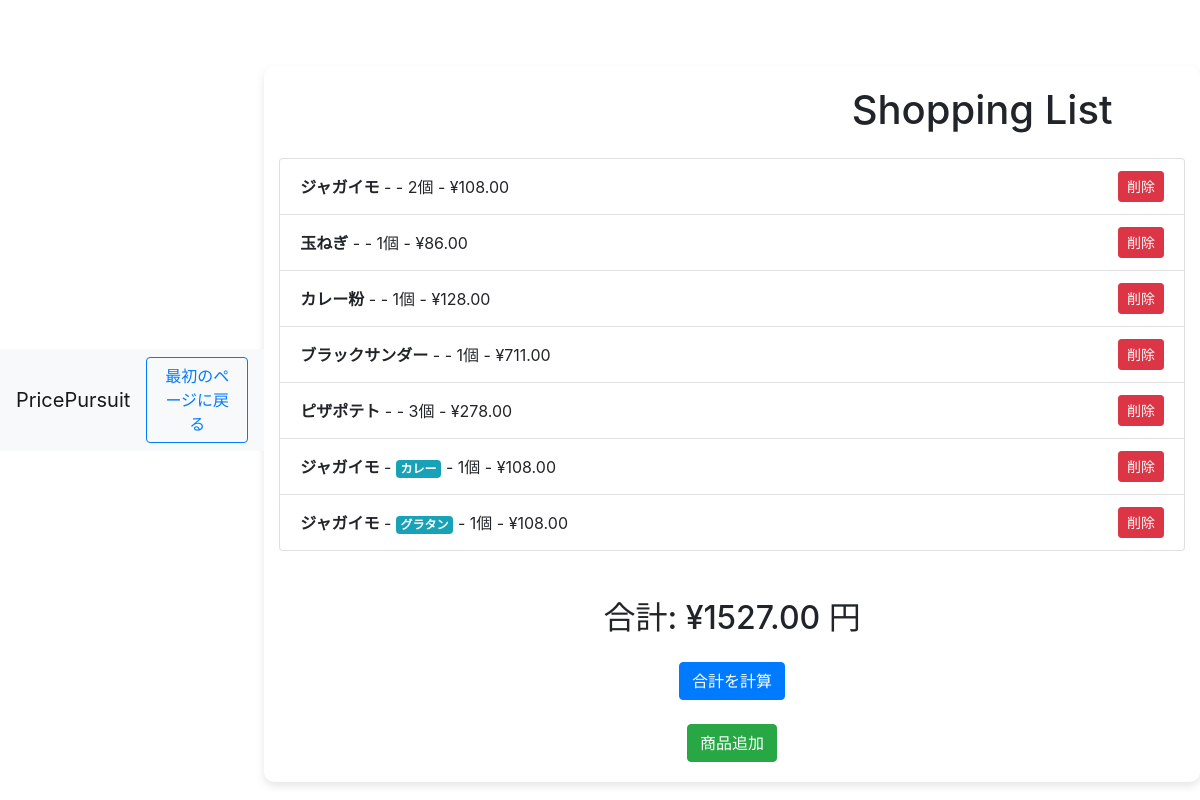
Page /shopping/calculate_total_price/ on the earlier database version.
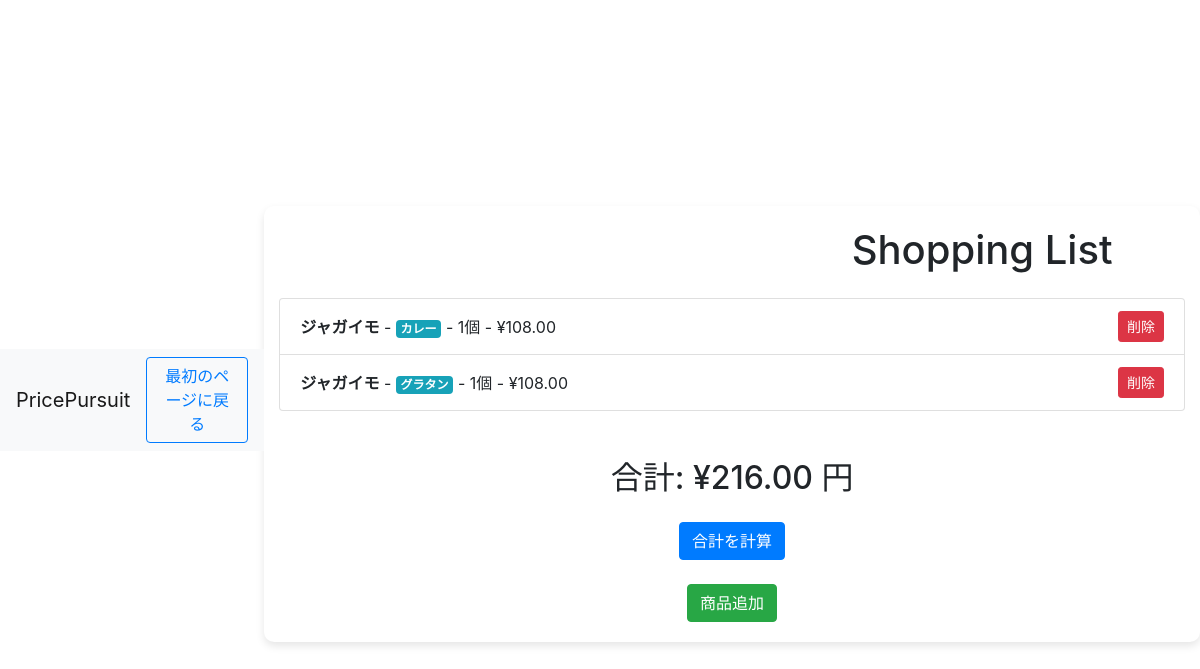
Same page on the later database version.
### todo/models.py (models this page shows, shortened)
class ShoppingItem(models.Model):
    item_name = models.CharField(max_length=100)
    prices = models.DecimalField(max_digits=10, decimal_places=2)
    category = models.ForeignKey(Category, on_delete=models.CASCADE, null=True, blank=True)  # null=True, blank=Trueを追加
    display_on_list = models.BooleanField(default=True)
    quantity = models.PositiveIntegerField(default=1)  # 個数フィールド　複数購入時
    shopping_category = models.ForeignKey(ShoppingCategory, on_delete=models.CASCADE, null=True, blank=True)  # ショッピングカテゴリを追加する

class ShoppingCategory(models.Model):
    name = models.CharField(max_length=100)
    description = models.TextField(blank=True, null=True)  # ショッピングカテゴリの説明

### todo/views.py (the view)
# urls.py: path('shopping/calculate_total_price/', calculate_total_price, name='calculate_total_price'),
def calculate_total_price(request):#計算
    items = ShoppingItem.objects.all()
    total_price = sum(item.prices for item in items)
    return render(request, 'shopping_todo.html', {'items': items, 'total_price': total_price})

### templates/shopping_todo.html (shortened to what this page needs)
<!DOCTYPE html>
<html lang="ja">
<head>
    {% load static %}
    <link rel="stylesheet" href="{% static 'css/styles_shopping.css' %}">
    <link rel="stylesheet" href="https://stackpath.bootstrapcdn.com/bootstrap/4.5.2/css/bootstrap.min.css">
</head>
<body>
    <nav class="navbar navbar-expand-lg navbar-light bg-light">
        <a class="navbar-brand" href="#">PricePursuit</a>
        <div class="ml-auto">
            <a href="{% url 'todo_list' %}" class="btn btn-outline-primary">最初のページに戻る</a>
        </div>
    </nav>
    <div class="container mt-5">
        <h1 class="text-center mb-4">Shopping List</h1>
        <div class="shopping-list">
            <ul class="list-group">
                {% for item in items %}
                <li class="list-group-item d-flex justify-content-between align-items-center">
                    <div>
                        <strong>{{ item.item_name }}</strong> -
                        <span class="badge badge-info">{{ item.shopping_category.name }}</span> -
                        {{ item.quantity }}個 -
                        <span>¥{{ item.prices }}</span>
                    </div>
                    <form method="post" action="{% url 'delete_shopping_item' item.id %}">
                        <button type="submit" class="btn btn-danger btn-sm" onclick="return confirm('まじで削除しますか？');">削除</button>
                    </form>
                </li>
                {% empty %}
                <li class="list-group-item text-center">商品がありません</li>
                {% endfor %}
            </ul>
        </div>
        <div class="price-section mt-5 text-center">
            <h2>合計: ¥{{ total_price }} 円</h2>
            <form method="post" action="{% url 'calculate_total_price' %}">
                <button type="submit" class="btn btn-primary mt-3">合計を計算</button>
            </form>
        </div>
        <div class="text-center mt-4">
            <a href="{% url 'shopping_item_add' %}" class="btn btn-success">商品追加</a>
        </div>
    </div>
</body>
</html>

Differences in the rows shown:
removed ShoppingItem: item_name "ジャガイモ", quantity "2", prices "108.00"
removed ShoppingItem: item_name "玉ねぎ", quantity "1", prices "86.00"
removed ShoppingItem: item_name "カレー粉", quantity "1", prices "128.00"
removed ShoppingItem: item_name "ブラックサンダー", quantity "1", prices "711.00"
removed ShoppingItem: item_name "ピザポテト", quantity "3", prices "278.00"
Other differences:
{{ total_price }}: "1527.00" → "216.00"
